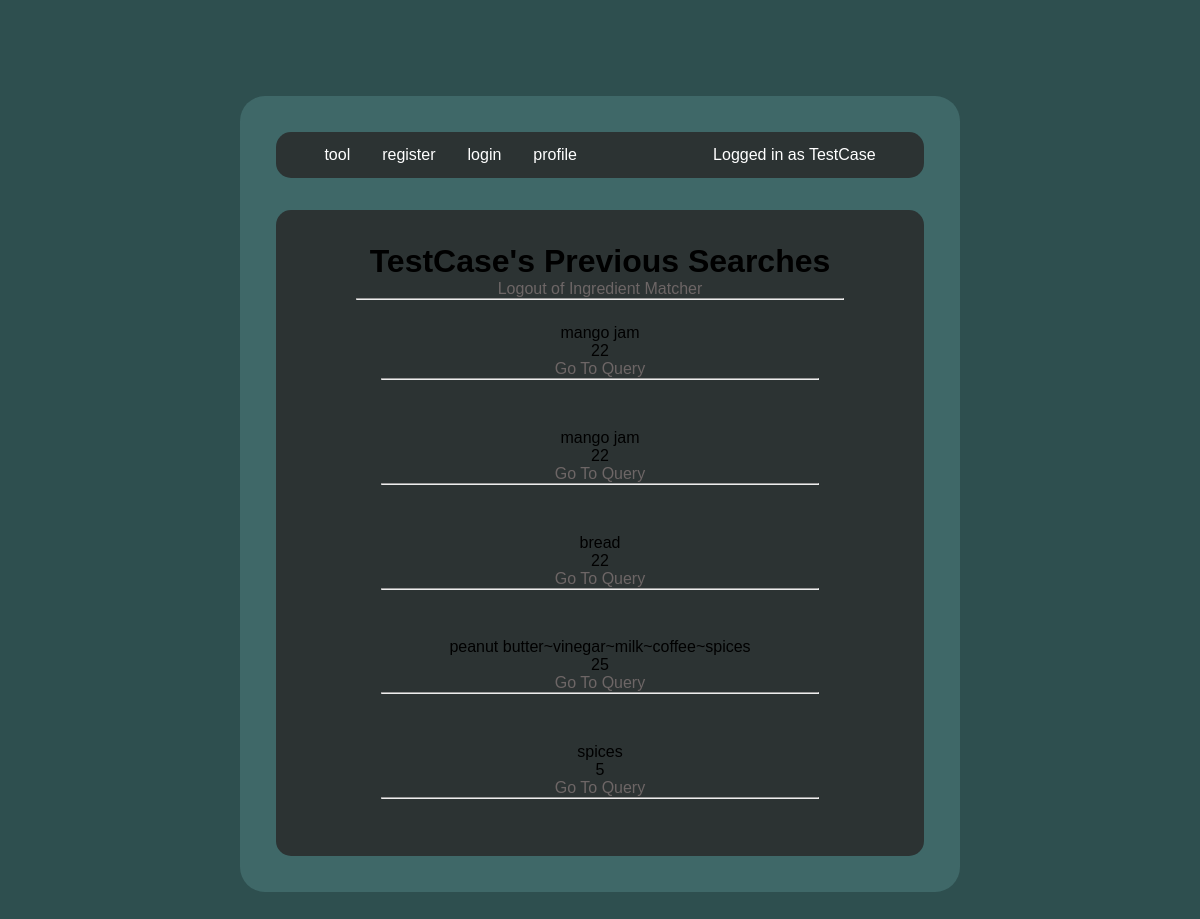
Before: /accounts/profile/ (signed in) with the older database file.
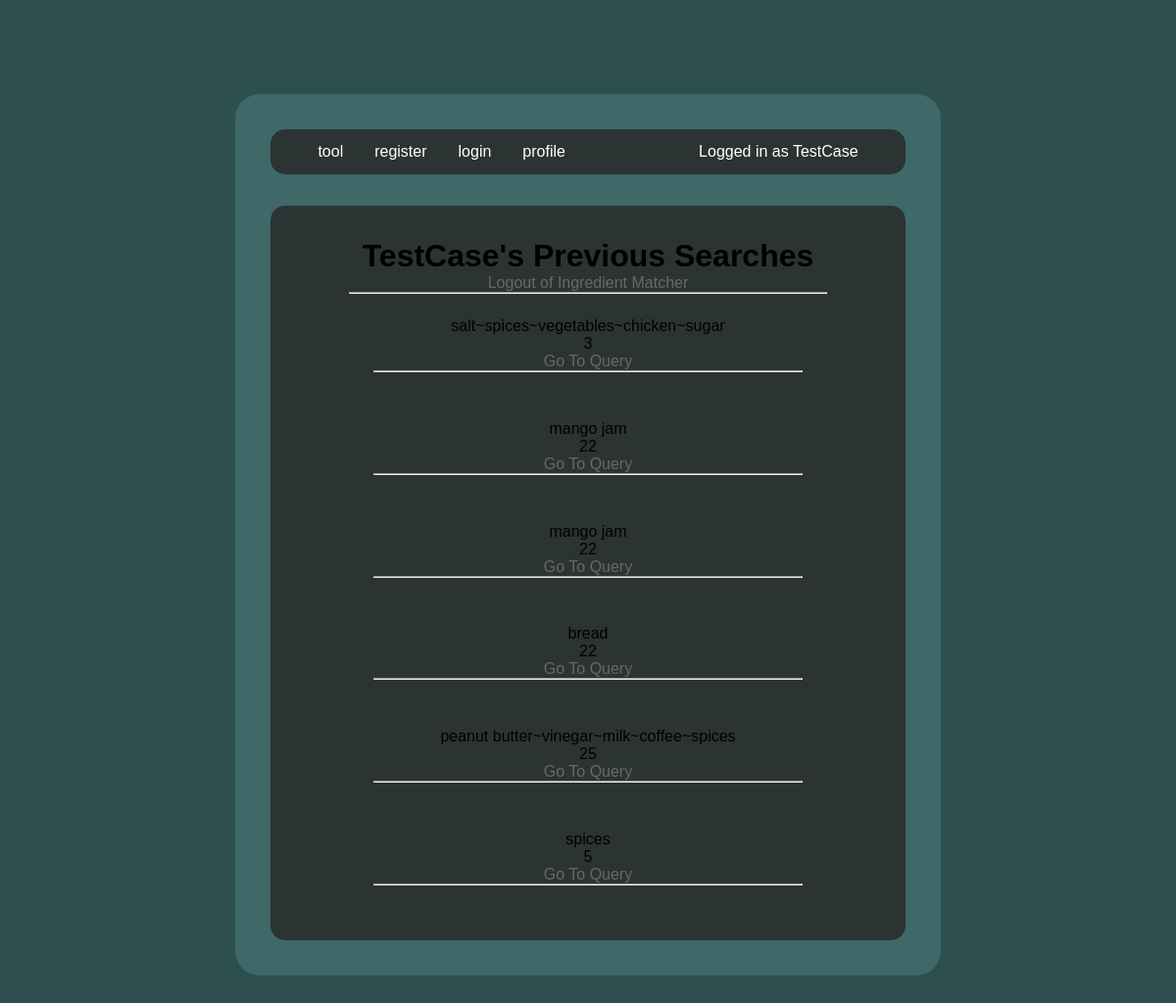
After: the same page with the newer database file.
### ingredients/models.py (models this page shows)
class user_queries(models.Model):
    user_id = models.IntegerField()
    ingredients = models.CharField(max_length=40000)
    recipe_count = models.CharField(max_length=3)

### ingredients/views.py (the view)
# urls.py: path('accounts/profile/',views.profile,name="profile")
def profile(request):
    if request.user.is_anonymous:
        return HttpResponseRedirect("/accounts/login")
    else:
        name = request.user
        userdata = user_queries.objects.all().filter(user_id=request.user.id).values()
        userdata=list(userdata)
        userdata.reverse()
        context = {
            "name":name,
            "userdata":userdata
        }
        return render(request,"registration/profile.html",context=context)

### ingredients/templates/registration/profile.html (shortened to what this page needs)
{% extends 'base_template.html' %}
            {% block basic_form %}
            <form action="" method="post" id="register_f">
                <div style="width:80%;">
                <h1>{{name}}'s Previous Searches</h1> <a href="/accounts/logout" style="text-decoration: none;color:#6d6666;">Logout of Ingredient Matcher </a>
                <br>
                <hr>
                {% for i in userdata %}
                <div style="padding:5%">
                    {{i.ingredients}}
                    <br>
                    {{i.recipe_count}}
                    <br>
                    <a href="/ingredients/output/{{i.ingredients}}/{{i.recipe_count}}" target="_blank" style="text-decoration: none;color:#6d6666;">
                        Go To Query
                    </a>
                    <br><hr>
                </div>
                {% endfor %}
            </div>
            </form>
            {% endblock %}

Changed rows visible on the page:
added user_queries: ingredients "salt~spices~vegetables~chicken~sugar", recipe_count "3"
